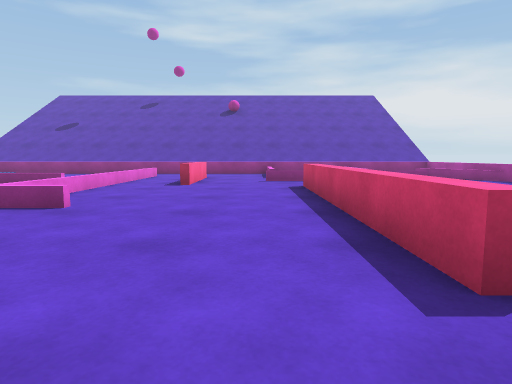
view 1 (above)

19 first-person views from a walk through a Unity game level. The camera is 0.72 m above the floor, tilts 6° down and sees 75° across. The floor is counted in squares, 1 m on a side. Each view is taken from the middle of a square. On the plan, view 1 faces up. The plan holds only what a view shows up to about 10 squares ahead; the rest is blank. The place goes on beyond the plan. The player character is not drawn.

view 2
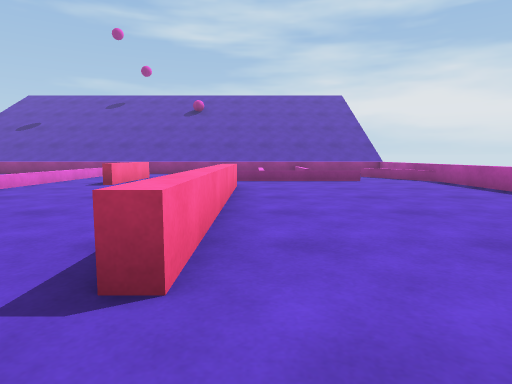

view 3
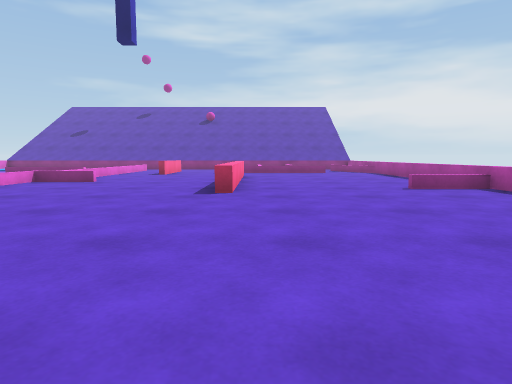

view 4
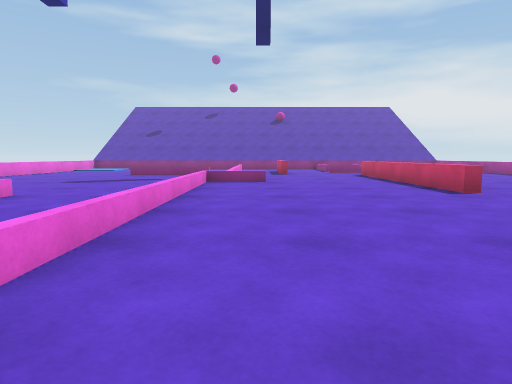

view 5
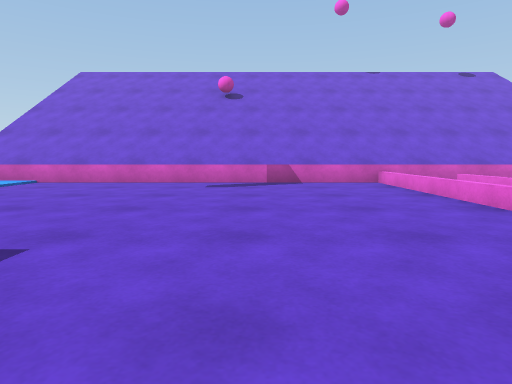

view 6
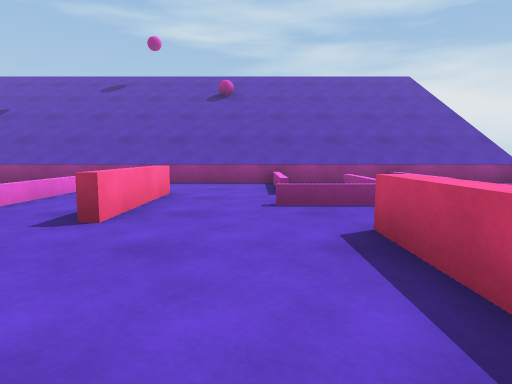

view 7
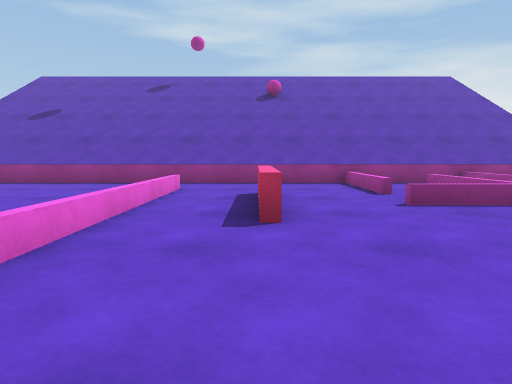

view 8
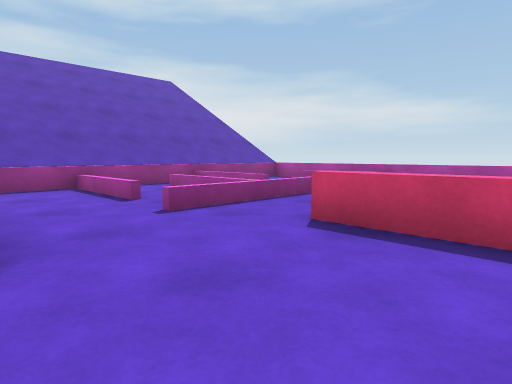

view 9
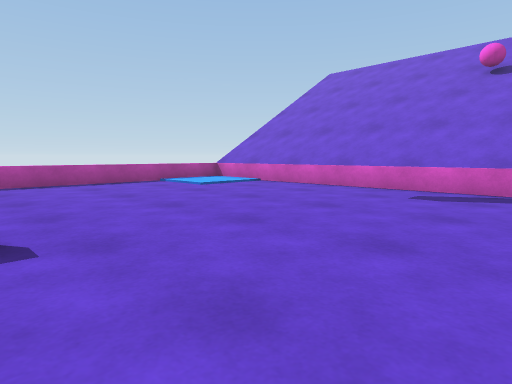

view 10
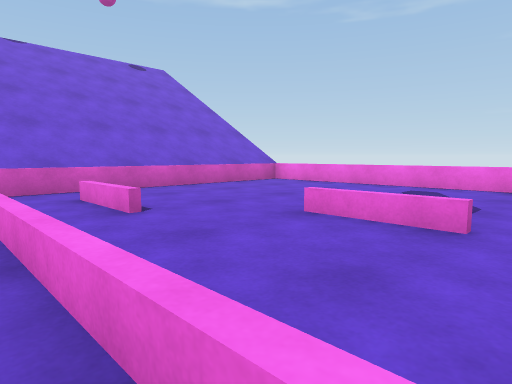

view 11
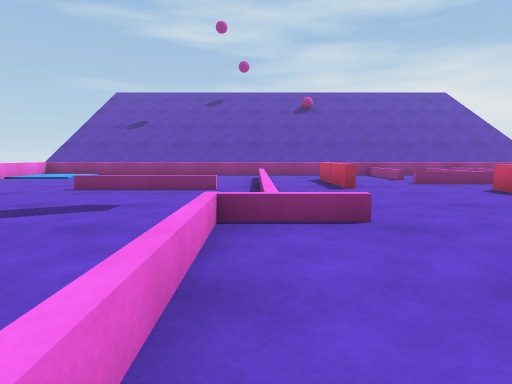

view 12
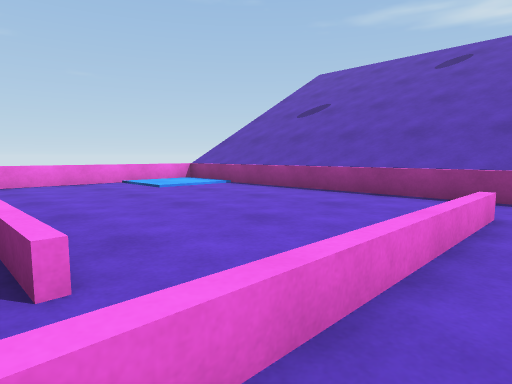

view 13
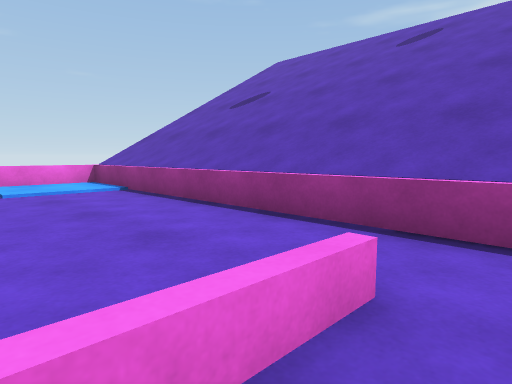

view 14
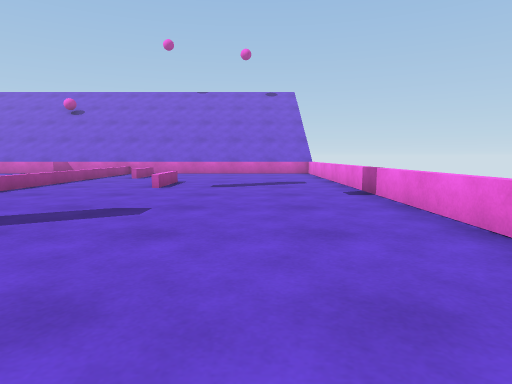

view 15
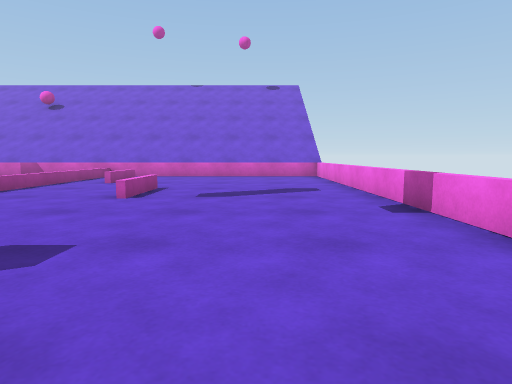

view 16
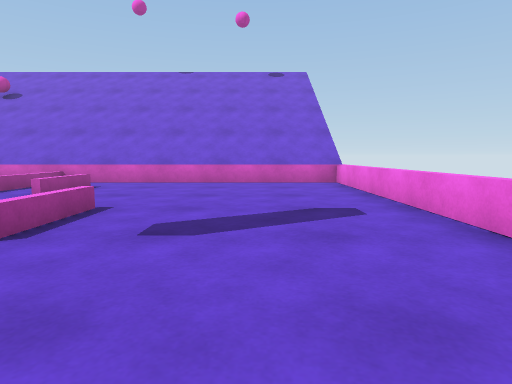

view 17
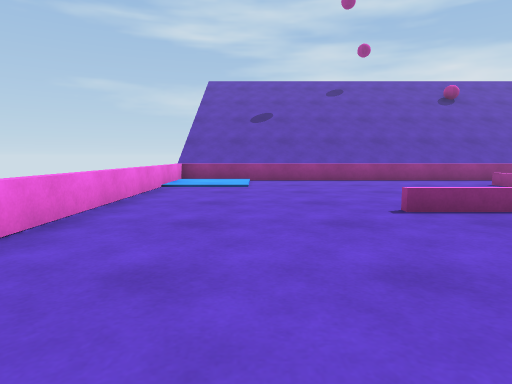

view 18
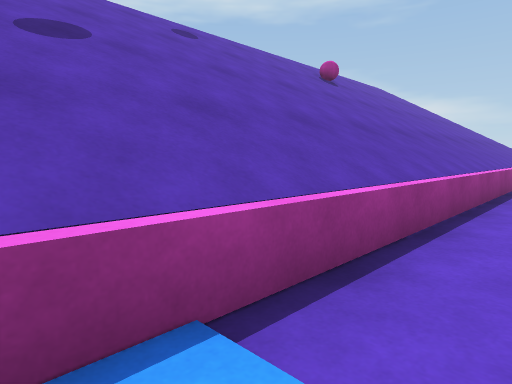

view 19
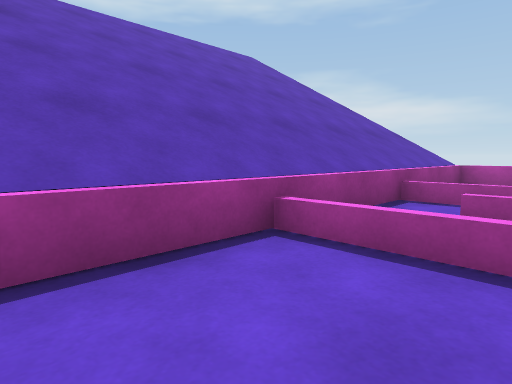

### Floor plan
Key: @ floor where view 1 was taken; # wall or solid block; x gap in a wall; . main floor; : floor 0.05 m higher than the main floor; = window, fence, low wall or low ledge; ^ raised ledge.
Columns run from 13 left of view 1 to 8 right of it. Each row starts with its distance up from view 1.
 15  ^^^#################
 14  ^^^^^^^^^^^^^^^^^^^^
 13 #::..........=.=#=  =
 12 #::......=...=.=#= =
 11 #........=.=...=#= ==
 10 #........=.=..=====.=#
  9 #........=.=.........#
  8 #....===x=....^......#
  7 #........=....^......#
  6 #........=....^......#
  5 #.......===...^..... #
  4 #.......=.....^..... #
  3 #.......=.....^..... #
  2 #.......=.....^....==#
  1 #....=..=............#
  0 #....=..=....@.......#
 -1 #.......=............#
 -2 #......==............#
 -3 #......==............#
 -4 #......==..........:
 -5 #.......=..........:
 -6 ##################^^^

Positions as (right, up) in squares from view 1, and headings:
1: (0, 0), facing up
2: (2, 0), facing up
3: (2, -5), facing up
4: (-3, -5), facing up
5: (-1, 4), facing down
6: (0, 5), facing up
7: (-2, 5), facing up
8: (-2, 6), facing up-right
9: (-2, 2), facing down-right
10: (-4, 2), facing down-left
11: (-4, 1), facing up
12: (-3, 8), facing up-left
13: (-3, 11), facing up-left
14: (-10, 9), facing down
15: (-10, 7), facing down
16: (-10, 4), facing down
17: (-10, 4), facing up
18: (-11, 13), facing up-right
19: (-2, 12), facing up-right
